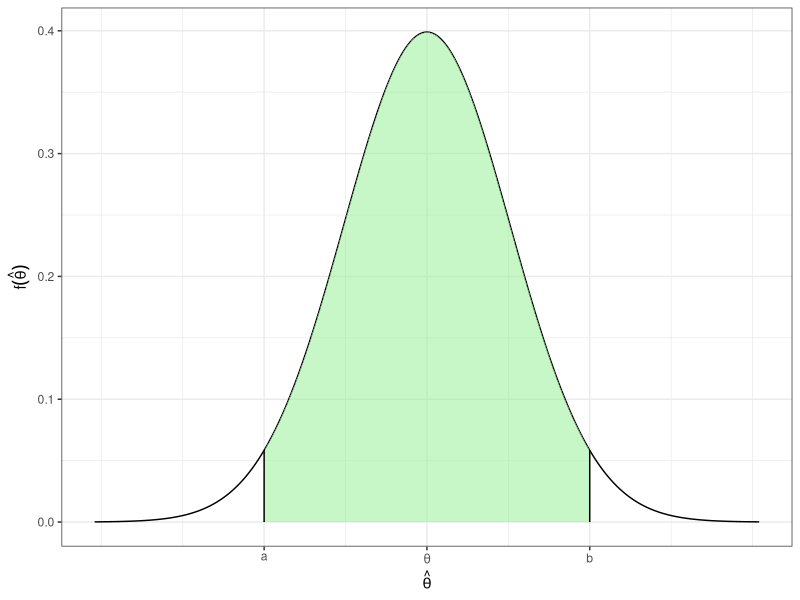
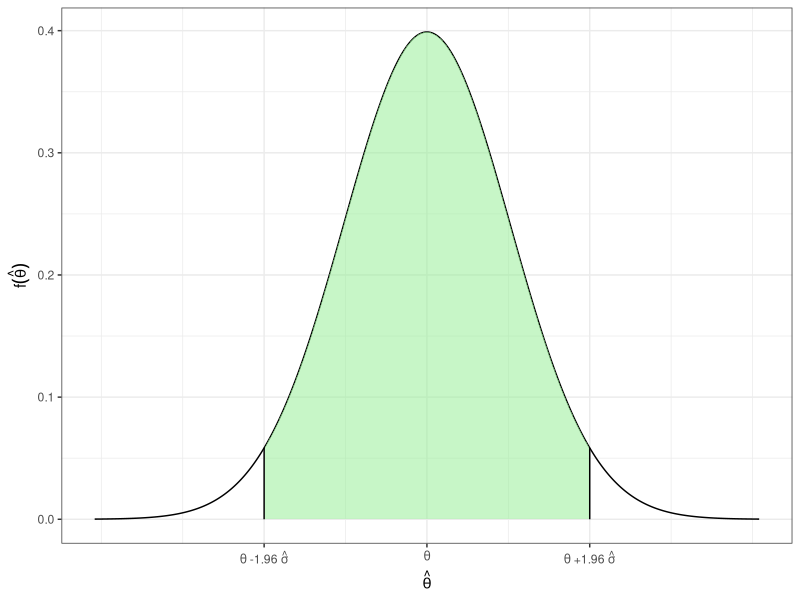
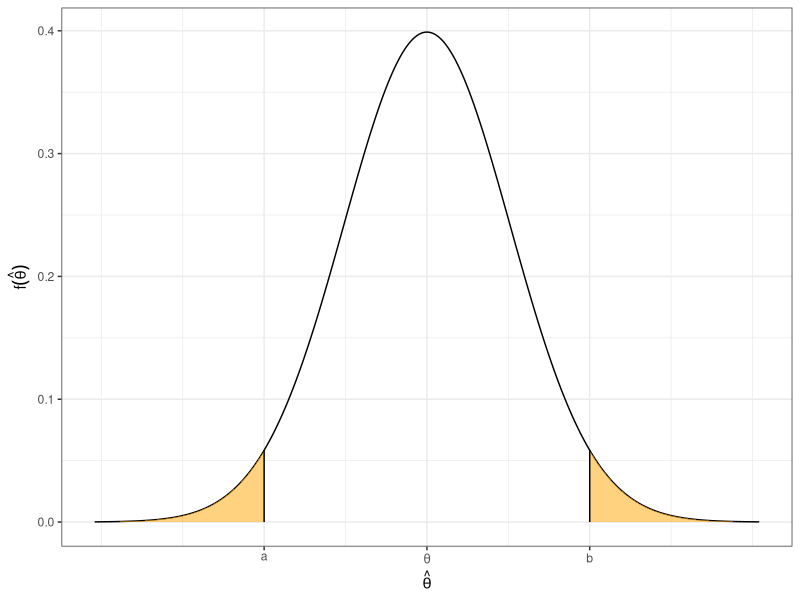
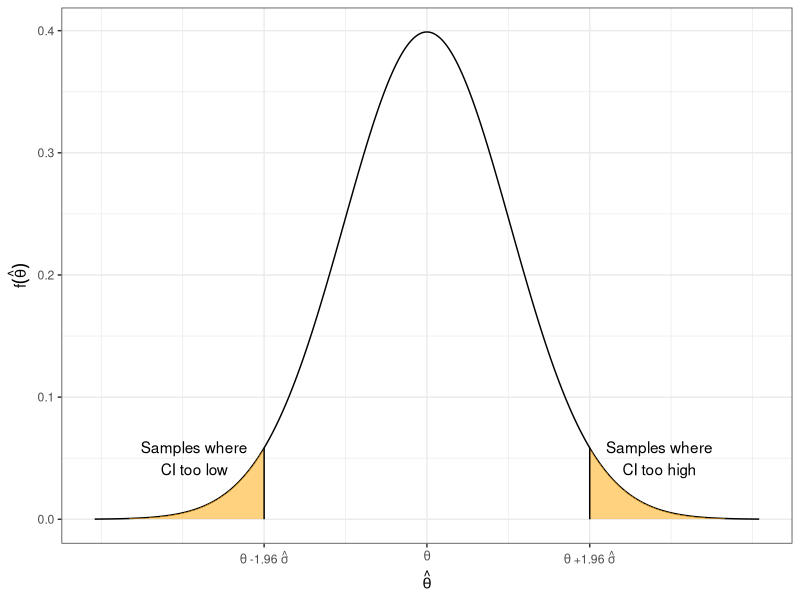
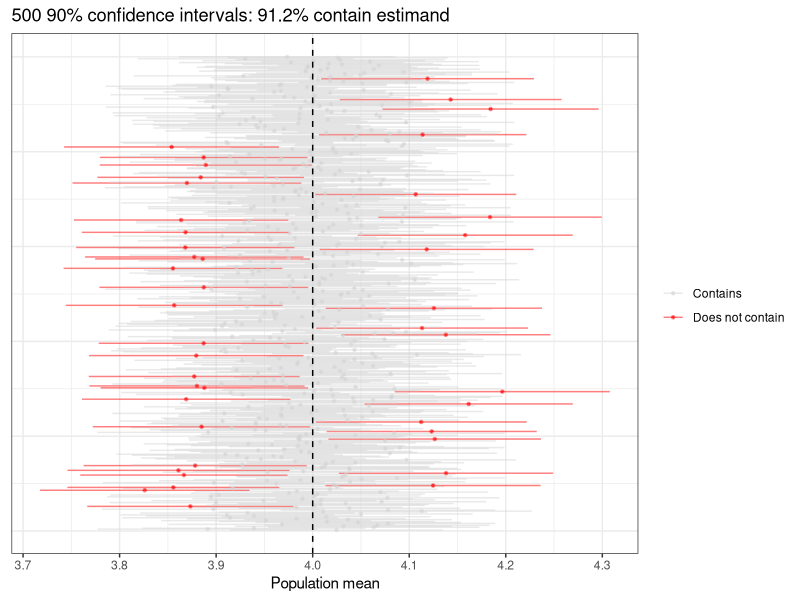
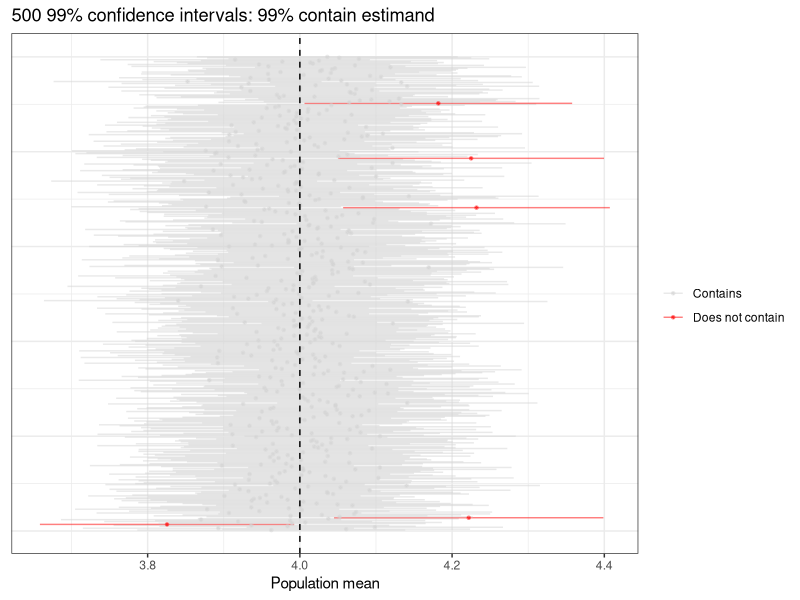
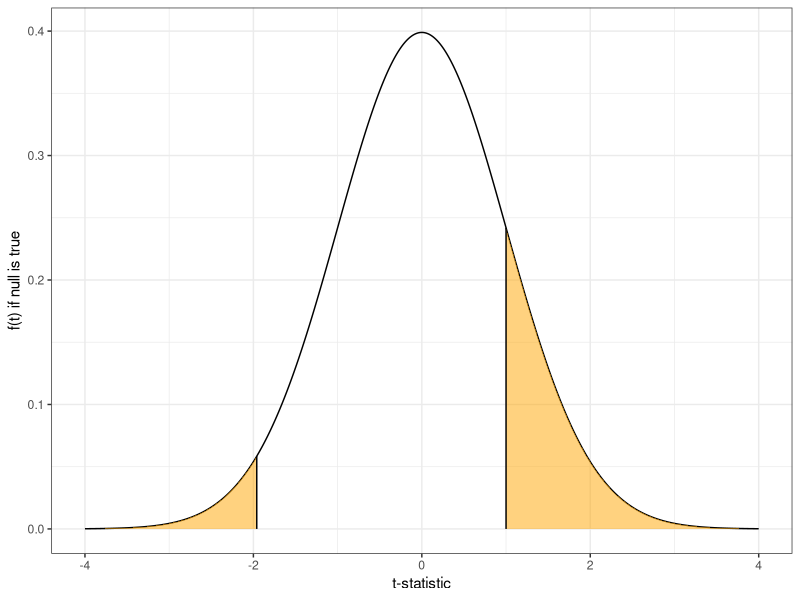

Write R code to recreate these figures, in order.
## ---- chunk 1
#| warning: false
#| message: false

library(tidyverse)
knitr::opts_chunk$set(dev = "ragg_png")
## ---- chunk 2
norm_tail_plot <- function(lower = NULL, upper = NULL, inner = NULL){

  tibble(x = seq(-4, 4, length = 500)) |> 
    mutate(fx = dnorm(x)) -> norm_dat

  a <- -1.96
  p <- ggplot(norm_dat, aes(x = x, y = fx)) +
    geom_line() +
    labs(x = "t-statistic", y = "f(t) if null is true") + 
    theme_bw() # expression(phi~"(t)"))
  
  integration_data <- tibble(x = c(norm_dat$x, rev(norm_dat$x)),
                           fx = c(norm_dat$fx, rep(0, nrow(norm_dat))))
  
  if(!is.null(lower)){
    p <- p +
      geom_polygon(data = integration_data |> filter(x < lower),
               fill = "orange", alpha = .5) +
      geom_line(data = tibble(x = c(lower, lower), fx = c(0, dnorm(lower))))
  }
  
  if(!is.null(upper)){
    p <- p +
      geom_polygon(data = integration_data |> filter(x > upper),
               fill = "orange", alpha = .5) +
      geom_line(data = tibble(x = c(upper, upper), fx = c(0, dnorm(upper))))
  }
  
  if(!is.null(inner)){
    p <- p +
      geom_polygon(data = integration_data |> filter(x >= inner[1] & x <= inner[2]),
               fill = "lightgreen", alpha = .5) +
      geom_line(data = tibble(x = c(inner[1], inner[1]), fx = c(0, dnorm(inner[1])))) + 
      geom_line(data = tibble(x = c(inner[2], inner[2]), fx = c(0, dnorm(inner[2]))))
  }
  
  # scale_x_continuous(breaks = c(-4, a, 0, 2, 4), labels = c(-4, -1.96, 0, 2, 4))

  p
}
## ---- chunk 3
#| fig-height: 3
#| fig-width: 3
#| fig-align: center
#| out-width: "200%"
norm_tail_plot(inner = 1.96*c(-1, 1)) + 
  scale_x_continuous(breaks = c(-1.96, 0, 1.96), labels = c("a", expression(theta), "b")) + 
  labs(x = expression(hat(theta)), y = expression(f(hat(theta))))
## ---- chunk 4
#| fig-height: 3
#| fig-width: 3
#| fig-align: center
#| out-width: "200%"
norm_tail_plot(inner = 1.96*c(-1, 1)) + 
  scale_x_continuous(breaks = c(-1.96, 0, 1.96), labels = c(expression(theta~"-1.96"~hat(sigma)), expression(theta), expression(theta~"+1.96"~hat(sigma)))) + 
  labs(x = expression(hat(theta)), y = expression(f(hat(theta))))
## ---- chunk 5
#| echo: true
# for 95% CI
qnorm(.025)
qnorm(.975)

pnorm(1.96) - pnorm(-1.96)

# for 90% CI
qnorm(.05)
qnorm(.95)

pnorm(1.64) - pnorm(-1.64)
## ---- chunk 6
#| fig-height: 3
#| fig-width: 3
#| fig-align: center
#| out-width: "200%"
norm_tail_plot(lower = -1.96, upper = 1.96) + 
  scale_x_continuous(breaks = c(-1.96, 0, 1.96), labels = c("a", expression(theta), "b")) + 
  labs(x = expression(hat(theta)), y = expression(f(hat(theta))))
## ---- chunk 7
norm_tail_plot(lower = -1.96, upper = 1.96) + 
  scale_x_continuous(breaks = c(-1.96, 0, 1.96), labels = c(expression(theta~"-1.96"~hat(sigma)), expression(theta), expression(theta~"+1.96"~hat(sigma)))) + 
  labs(x = expression(hat(theta)), y = expression(f(hat(theta)))) + 
  annotate(geom = "text", x = -2.8, y = .05, label = "Samples where\nCI too low") +
  annotate(geom = "text", x = 2.8, y = .05, label = "Samples where\nCI too high")
  
## ---- chunk 8
#| echo: true
samp <- rnorm(n = 500, mean = 4, sd = 1.5)
hat_theta <- mean(samp)
hat_sigma <- sd(samp)
# lower bound
hat_theta - 1.64*hat_sigma
# upper bound
hat_theta + 1.64*hat_sigma
## ---- chunk 9
pop <- rnorm(5000, mean = 4, sd = 1.5)
pop <- pop + (4 - mean(pop))
m <- 500 # number of CIs 
n <- 500 # sample size
ci_lower <- ci_upper <- means <- rep(NA, m)
for(i in 1:m){
  samp <- sample(pop, size = n)
  means[i] <- mean(samp)
  ci_lower[i] <- mean(samp) - 1.64*sqrt(var(samp)/n)
  ci_upper[i] <- mean(samp) + 1.64*sqrt(var(samp)/n)
}
tibble(ci_lower, ci_upper, means) |> 
  mutate(j = 1:m,
         contains = ifelse(mean(pop) < ci_upper & mean(pop) > ci_lower, "Contains", "Does not contain")) -> dat

dat |> 
  ggplot(aes(y = j, x = means, xmin = ci_lower, xmax = ci_upper, col = contains)) + 
  geom_pointrange(alpha = .5, size = .05) + 
  scale_color_manual(values = rev(c("red", "lightgray"))) + 
  theme_bw() + 
  theme(axis.title.y = element_blank(),
        axis.text.y = element_blank(),
        axis.ticks.y = element_blank()) +
  geom_vline(xintercept = mean(pop), lty = 2) + 
  labs(x = "Population mean", y = "", col = "", title = str_c(m, " 90% confidence intervals: ", 100*round(mean(dat$contains == "Contains"), 3), "% contain estimand"))

## ---- chunk 10
ci_lower <- ci_upper <- means <- rep(NA, m)
for(i in 1:m){
  samp <- sample(pop, size = n)
  means[i] <- mean(samp)
  ci_lower[i] <- mean(samp) - 2.58*sqrt(var(samp)/n)
  ci_upper[i] <- mean(samp) + 2.58*sqrt(var(samp)/n)
}
tibble(ci_lower, ci_upper, means) |> 
  mutate(j = 1:m,
         contains = ifelse(mean(pop) < ci_upper & mean(pop) > ci_lower, "Contains", "Does not contain")) -> dat

dat |> 
  ggplot(aes(y = j, x = means, xmin = ci_lower, xmax = ci_upper, col = contains)) + 
  geom_pointrange(alpha = .5, size = .05) + 
  scale_color_manual(values = rev(c("red", "lightgray"))) + 
  theme_bw() + 
  theme(axis.title.y = element_blank(),
        axis.text.y = element_blank(),
        axis.ticks.y = element_blank()) +
  geom_vline(xintercept = mean(pop), lty = 2) + 
  labs(x = "Population mean", y = "", col = "", title = str_c(m, " 99% confidence intervals: ", 100*round(mean(dat$contains == "Contains"), 3), "% contain estimand"))

## ---- chunk 11
norm_tail_plot(lower = -1.96, upper = 1)
